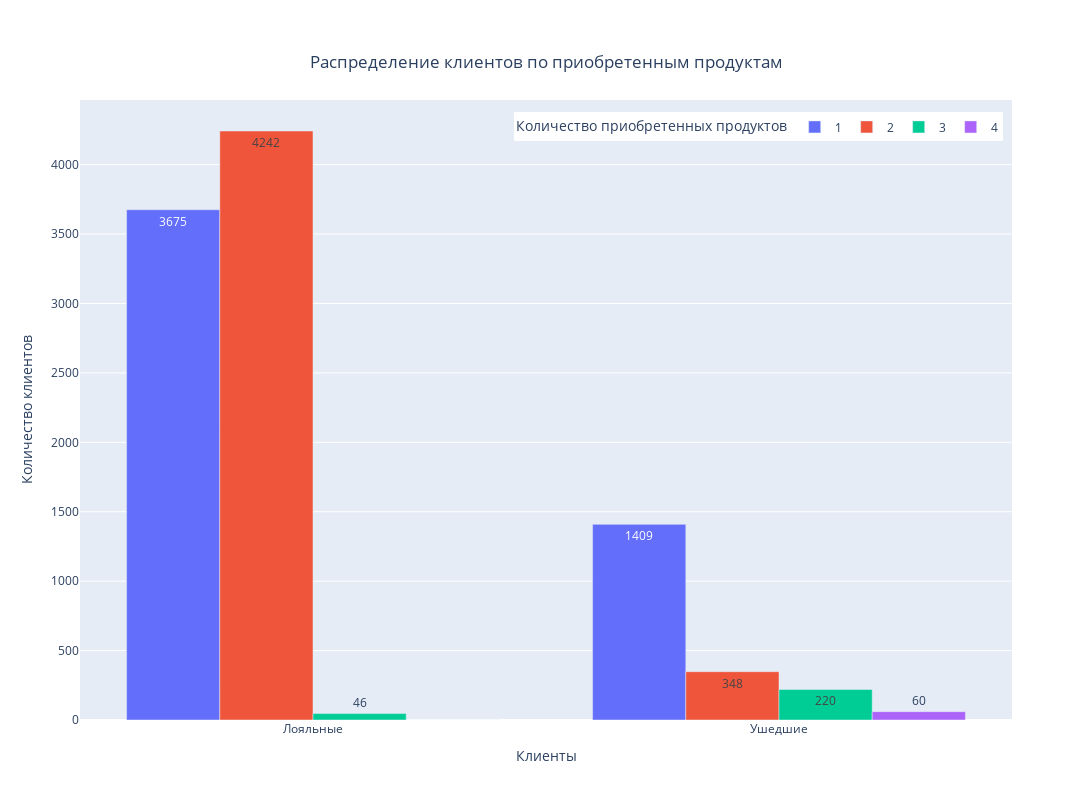

Notebook cell for this chart:
### Markdown cell above
**Задание 9.7**

### Code cell
client_products = churn_data.pivot_table(
    values='Age',
    index='Exited_Str',
    columns='NumOfProducts',
    aggfunc='count',
    fill_value=0
)

fig = px.bar(
    data_frame=client_products,
    height=800,
    width=1200,
    title='Распределение клиентов по приобретенным продуктам',
    barmode='group',
    labels={'value':'Количество клиентов', 'NumOfProducts':'Количество приобретенных продуктов', 'Exited_Str':'Клиенты'},
    text_auto=True  
)

#настраиваем легенду
fig.update_layout(legend=dict(
    orientation='h',
    yanchor='top',
    y=0.98,
    xanchor='right',
    x=0.99,
))

#настраиваем заголовок
fig.update_layout(
    title={
        'y':0.93,
        'x':0.5,
        'xanchor': 'center',
        'yanchor': 'top'
})

fig.show()

### Figure 1 — Plotly figure (JSON) as saved in the notebook; plotly's stock layout.template omitted (floating-point values rounded to 4 significant figures)
{"data": [{"alignmentgroup": "True", "hovertemplate": "Количество приобретенных продуктов=1<br>Клиенты=%{x}<br>Количество клиентов=%{y}<extra></extra>", "legendgroup": "1", "marker": {"color": "#636efa", "pattern": {"shape": ""}}, "name": "1", "offsetgroup": "1", "orientation": "v", "showlegend": true, "textposition": "auto", "texttemplate": "%{y}", "type": "bar", "x": ["Лояльные", "Ушедшие"], "xaxis": "x", "y": [3675, 1409], "yaxis": "y"}, {"alignmentgroup": "True", "hovertemplate": "Количество приобретенных продуктов=2<br>Клиенты=%{x}<br>Количество клиентов=%{y}<extra></extra>", "legendgroup": "2", "marker": {"color": "#EF553B", "pattern": {"shape": ""}}, "name": "2", "offsetgroup": "2", "orientation": "v", "showlegend": true, "textposition": "auto", "texttemplate": "%{y}", "type": "bar", "x": ["Лояльные", "Ушедшие"], "xaxis": "x", "y": [4242, 348], "yaxis": "y"}, {"alignmentgroup": "True", "hovertemplate": "Количество приобретенных продуктов=3<br>Клиенты=%{x}<br>Количество клиентов=%{y}<extra></extra>", "legendgroup": "3", "marker": {"color": "#00cc96", "pattern": {"shape": ""}}, "name": "3", "offsetgroup": "3", "orientation": "v", "showlegend": true, "textposition": "auto", "texttemplate": "%{y}", "type": "bar", "x": ["Лояльные", "Ушедшие"], "xaxis": "x", "y": [46, 220], "yaxis": "y"}, {"alignmentgroup": "True", "hovertemplate": "Количество приобретенных продуктов=4<br>Клиенты=%{x}<br>Количество клиентов=%{y}<extra></extra>", "legendgroup": "4", "marker": {"color": "#ab63fa", "pattern": {"shape": ""}}, "name": "4", "offsetgroup": "4", "orientation": "v", "showlegend": true, "textposition": "auto", "texttemplate": "%{y}", "type": "bar", "x": ["Лояльные", "Ушедшие"], "xaxis": "x", "y": [0, 60], "yaxis": "y"}], "layout": {"barmode": "group", "height": 800, "legend": {"orientation": "h", "title": {"text": "Количество приобретенных продуктов"}, "tracegroupgap": 0, "x": 0.99, "xanchor": "right", "y": 0.98, "yanchor": "top"}, "title": {"text": "Распределение клиентов по приобретенным продуктам", "x": 0.5, "xanchor": "center", "y": 0.93, "yanchor": "top"}, "width": 1200, "xaxis": {"anchor": "y", "domain": [0, 1], "title": {"text": "Клиенты"}}, "yaxis": {"anchor": "x", "domain": [0, 1], "title": {"text": "Количество клиентов"}}}}
